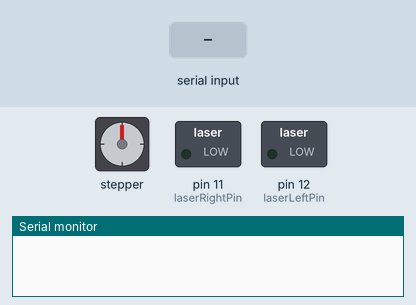
Recording of a sketch running on a simulated Arduino Uno, built with avr-gcc and run on an emulated ATmega328P. On the bench: stepper motor, switched loads named in the sketch (green lamp = pin HIGH), the last lines printed to the serial monitor. Wiring (inferred from the names in the program): stepper motor driver (200 steps per turn assumed): step pin 3; direction pin 2. Inputs (shaded band) come from the test bench. Pins used as bus, display or sensor lines are not drawn.

Above: at 1.2 s.
1.3 s: "b" received over Serial
At 2.5 s:
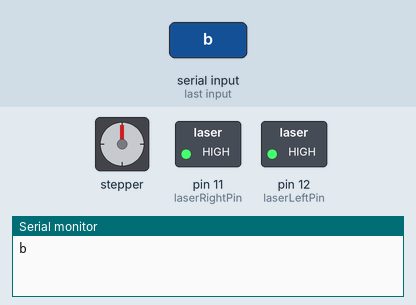
2.8 s: "0" received over Serial
At 3.7 s:
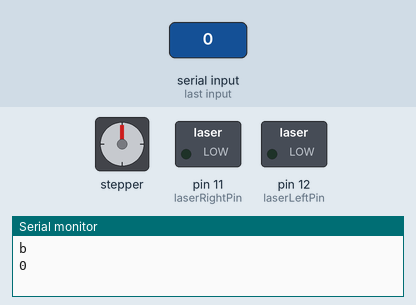
4.3 s: "t" received over Serial
At 5.7 s:
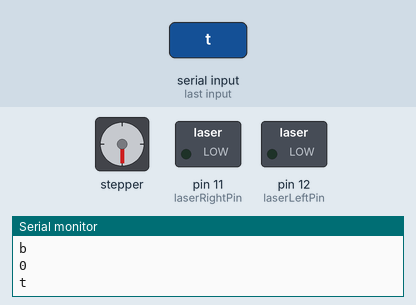
6.1 s: "B" received over Serial
At 7.3 s:
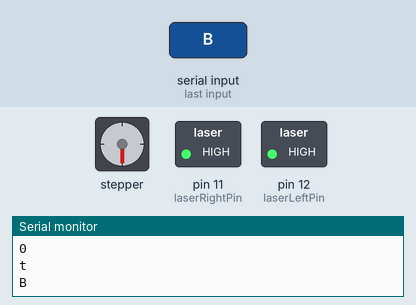
7.6 s: "l" received over Serial
At 8.5 s:
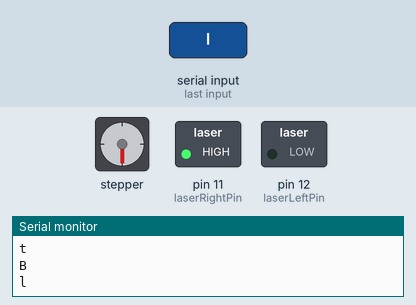
Timing chart, 0 to 10.6 s (numbered marks = the images above; inputs shaded):
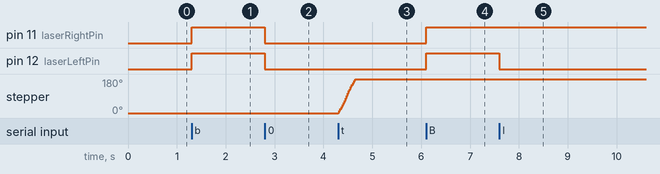

Measured:
- after the input at 1.3 s, pin 11 (laserRightPin), pin 12 (laserLeftPin): LOW → HIGH at once
- after the input at 2.8 s, pin 11 (laserRightPin), pin 12 (laserLeftPin): HIGH → LOW at once
- after the input at 4.3 s, stepper: turns 180° clockwise in 0.35 s, starting at once
- after the input at 6.1 s, pin 11 (laserRightPin), pin 12 (laserLeftPin): LOW → HIGH at once
- after the input at 7.6 s, pin 12 (laserLeftPin): HIGH → LOW at once

The sketch:

sketch.ino
```cpp
/*
  3DScan
  This driver controls a easydriver
  H.P.
  Commands are :
  r/R: light right laser
  l/L: light left laser
  t/T: turn
  0: shut off both lasers
  b/B: light both lasers
  p/P: put power on
  m/M: put power off
 */

/* Pinout */
static const int dirPin = 2;
static const int stepPin = 3;
static const int laserLeftPin = 12;
static const int laserRightPin = 11;
static const int powerPin = 4;

/* Delay, in milliseconds, to ensure laser state totally changed (on/off time) */
static const int lightDelay = 1;

/* Delay, in microseconds, between each motor half step */
static const int stepDelayMax = 2000;
static const int stepDelayMin = 1500;
static int stepDelay;

/* Delay, in milliseconds to wait after motor turn (plate stabilization) */
static const int afterTurnDelay = 150;

/* Number of steps for a complete rotation */
static const int totalSteps = 8000;

/* Change lasers state */
void laser(int laser_pin, bool value){
  digitalWrite(laser_pin, value ? HIGH : LOW);
  delay(lightDelay);
}

void power(bool on){
  digitalWrite(powerPin, on ? HIGH : LOW);
}

/* Turn platform */
void turn(int n_steps=100){
  int half = n_steps/2;
  int increment = (stepDelayMax - stepDelayMin) / half;
  stepDelay = stepDelayMax;

  for (; n_steps>0; n_steps--){
    digitalWrite(stepPin, HIGH);
    delayMicroseconds(stepDelay);
    digitalWrite(stepPin, LOW);
    delayMicroseconds(stepDelay);
    if (n_steps > half)
      stepDelay -= increment;
    else
      stepDelay += increment;
  }
  delay(afterTurnDelay);
}

void setup() {
  Serial.begin(115200);
  pinMode(dirPin, OUTPUT);
  digitalWrite(dirPin, HIGH);
  pinMode(stepPin, OUTPUT);
  digitalWrite(stepPin, LOW);
  pinMode(laserLeftPin, OUTPUT);
  pinMode(laserRightPin, OUTPUT);
  pinMode(powerPin, OUTPUT);
  digitalWrite(powerPin, LOW);
  laser(false, false);
}

char cmd = 0;
bool ok = true;
void loop() {
  if (Serial.available() > 0){
    ok = true;
    cmd = Serial.read();
    switch (cmd) {
      case '0':
        laser(laserLeftPin, false);
        laser(laserRightPin, false);
        break;

      case 'b':
      case 'B':
        laser(laserLeftPin, true);
        laser(laserRightPin, true);
        break;

      case 'l':
        laser(laserLeftPin, false);
        break;
      case 'L':
        laser(laserLeftPin, true);
        break;

      case 'r':
        laser(laserRightPin, false);
        break;
      case 'R':
        laser(laserRightPin, true);
        break;

      case 't':
      case 'T':
        turn();
        break;

      case 'p':
      case 'P':
        power(true);
        break;

      case 'm':
      case 'M':
        power(false);
        break;

      /* Unknow command*/
      default:
        ok = false;
    }
    /* Echo back if command suceeded */
    if (ok)
      Serial.println(cmd);
  }
}
```
